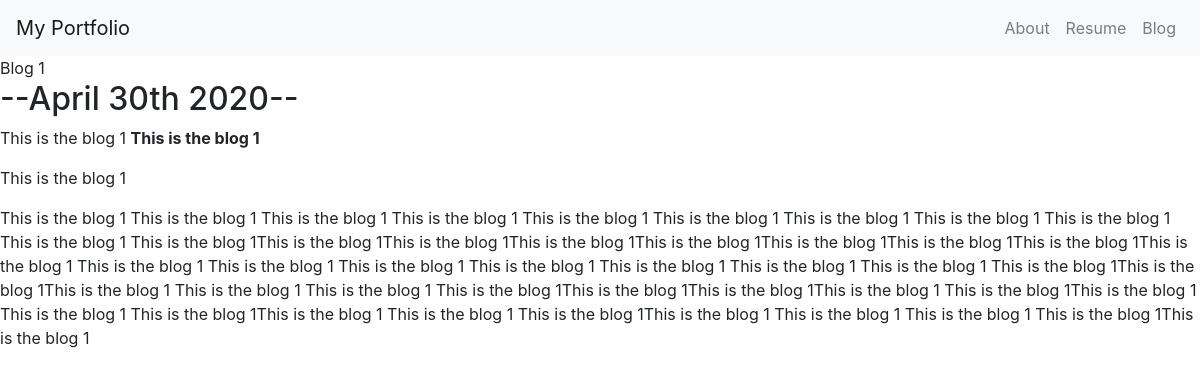
Page /blog/1/ on the committed database.
### blog/models.py (models this page shows)
class Blog(models.Model):
    title = models.CharField(max_length=200)
    description = models.TextField()
    date = models.DateField()

### blog/views.py (the view)
# urls.py: path('<int:blog_id>/', views.detail, name="detail"),
def detail(request, blog_id):
    blog = get_object_or_404(Blog, pk=blog_id)
    return render(request, 'blog/detail.html', {'blog':blog})

### blog/templates/blog/detail.html
{% extends 'portfolio/base.html' %}
{% block content %}
<h1>{{ blog.title  }}</h1>
<h2>--{{ blog.date|date:'F jS Y' }}--</h2>
<p>{{ blog.description|safe }}</p>
{% endblock %}

### rows in the picture
Blog: title "Blog 1", date "April 30th 2020", description "This is the blog 1 This is the blog 1 This is the blog 1 This is the blog 1 This is the blog 1 This is the blog 1 This is the blog 1 This is the blog 1 This is the blog 1 This is the blog 1 This is the blog 1 This is the blog 1 This is the blog 1 This is the blog 1This is the blog 1This is the blog 1This is the blog 1This is the blog 1This is the blog 1This is the blog 1This is the blog 1This is the blog 1 This is the blog 1 This is the blog 1 This is the blog 1 This is the blog 1 This is the blog 1 This is the blog 1 This is the blog 1 This is the blog 1This is the blog 1This is the blog 1 This is the blog 1 This is the blog 1 This is the blog 1This is the blog 1This is the blog 1This is…"
